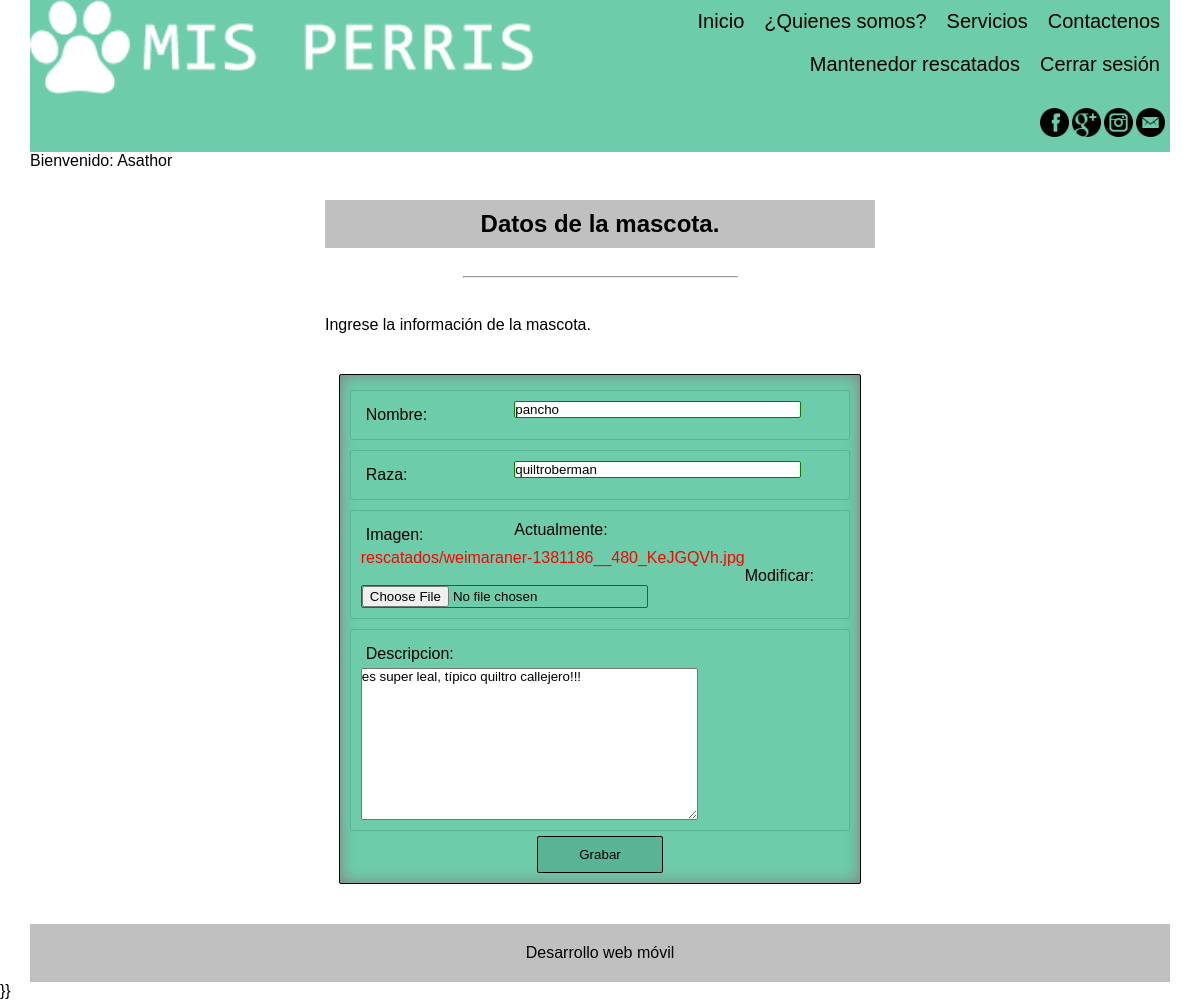
The page /modificarRescatado/30/ (signed in) on the database its author committed.
### misPerrisDJ/models.py (models this page shows, shortened)
class Mascota(models.Model):
    tipos = (('', 'Seleccione un estado.'), ('r', 'Rescatado'),
             ('a', 'Adoptado'), ('d', 'Disponible'))
    id = models.AutoField(primary_key=True)
    nombre = models.CharField(max_length=25)
    raza = models.CharField(max_length=30)
    estado = models.CharField(max_length=1, choices=tipos, default='r')
    descripcion = models.TextField(max_length=100)
    imagen = models.ImageField(upload_to='rescatados')
    class meta:
        ordering = ['nombre']

### misPerrisDJ/views.py (the view)
# urls.py: url(r'^modificarRescatado/(?P<pk>\d+)/$',
@login_required(login_url='iniciarSesion')
def modificarRescatado(request, pk):
    if not request.user.is_superuser:
        return redirect('sinAcceso')
    if request.method == "POST":
        form = nuevoRescatadoForm(request.POST, request.FILES)
        if form.is_valid():
            data = form.cleaned_data
            miMascota = Mascota.objects.get(id=pk)
            miMascota.nombre = data.get('nombre')
            miMascota.raza = data.get('raza')
            miMascota.imagen = data.get('imagen')
            miMascota.descripcion = data.get('descripcion')
            miMascota.save()
            return redirect('mantenedorRescatados')
    else:
        miMascota = Mascota.objects.get(id=pk)
        form = nuevoRescatadoForm(instance=miMascota)
    return render(request, "formularioRescatado.html", {'form': form})

### misPerrisDJ/forms.py
class nuevoRescatadoForm(ModelForm):
    class Meta:
        model = Mascota
        fields = ('nombre', 'raza', 'imagen', 'descripcion')

### misPerrisDJ/templates/formularioRescatado.html (shortened to what this page needs)
{% extends 'maqueta.html' %}
{% load staticfiles %}
    {% block cssHead %}
    <link rel="stylesheet" href="{% static 'css/normal.css' %}"> {% endblock %}
    {% block contenido %}
    <section>
        <div id="contenedorForm" class="contenedor-formulario">
            <h1>Datos de la mascota.</h1>
            <br>
            <hr><br>
            <p>
                Ingrese la información de la mascota.
            </p>
            <p>
            <form method="post" enctype="multipart/form-data">
                {% for field in form.visible_fields %}
                    <div class="contenedor-campo">
                        {{ field.label_tag }}
                        {{ field }}
                    </div>
                {% endfor %}
                <button class="boton" type="submit">Grabar</button>
            </form>
        </p>
        </div>
    </section>
    {% endblock %}

### misPerrisDJ/templates/maqueta.html (shortened to what this page needs)
{% load staticfiles %}
<!DOCTYPE html>
<html lang="es">
<head>
    <link rel="stylesheet" href="{% static 'css/maqueta.css' %}">
    {% block cssHead %}
    {% endblock %}
</head>
<body>
    <div class="contenedor-generico">
        <header>
            <div class="contenedor-header">
                <img src="{% static 'img/logo_mis_perris.png' %}" alt="Fundacion Mis Perris">
            </div>
            <nav class="contenedor-header">
                    <a href="{% url 'inicio' %}">Inicio</a>
                    <a href="#">¿Quienes somos?</a>
                    <a href="#">Servicios</a>
                    <a href="#">Contactenos</a>
                    {% if not request.user.is_authenticated %}
                        <a href="{% url 'iniciarSesion' %}">Iniciar sesión</a>
                    {% else %}
                        {% if request.user.is_superuser %}
                            <a href="{% url 'mantenedorRescatados' %}">Mantenedor rescatados</a>
                        {% else %}
                            <a href="{% url 'listaRescatados' %}">Rescatados disponibles</a>
                        {% endif %}
                        <a href="{% url 'cerrarSesion' %}">Cerrar sesión</a>
                    {% endif %}
            </nav>
            <div class="contenedor-redes-sociales">
                <a href="#">
                    <img src="{% static 'img/redes-sociales/facebook.png' %}" alt="Facebook">
                </a>
                <a href="#">
                    <img src="{% static 'img/redes-sociales/google+.png' %}" alt="Google+">
                </a>
                <a href="#">
                    <img src="{% static 'img/redes-sociales/instagram.png' %}" alt="instagram">
                </a>
                <a href="#">
                    <img src="{% static 'img/redes-sociales/mail.png' %}" alt="Correo electrónico">
                </a>
            </div>
        </header>
        <div>
            {% if request.user.is_authenticated %}
                {% if request.user.is_superuser %}
                    Bienvenido: {{ request.user.username|capfirst}} {{ request.user.last_name|capfirst }}
                {% else %}
                    Bienvenido:
                    <a href="{% url 'infoPersona' nomUsuario=request.user.username %}">{{ request.user.first_name|capfirst}} {{ request.user.last_name|capfirst }}</a>
                {% endif %}
            {% else %}
            Bienvenido: Usuario anónimo.
            {% endif %}
        </div>
        {% block contenido %} {% endblock %}
        <footer>
            <p>Desarrollo web móvil</p>
        </footer>
    </div>
     }}
</body>
</html>

### misPerrisDJ/static/css/maqueta.css (style rules this page uses)
.boton { padding: 10px; border: 1px solid black; border-radius: 2px; }

### misPerrisDJ/static/css/normal.css (style rules this page uses)
h1 { width: 100%; padding: 10px; text-align: center; background-color: silver }
.contenedor-formulario { margin: auto; padding: 10px; }
form { width: 95%; margin: auto; padding: 10px; border: 1px solid black; box-shadow: inset 0 0 1em gray; border-radius: 2px; display: flex; flex-flow: column nowrap; justify-content: center; align-items: center; background-color: #6dccaa; }
form a { text-align: right; text-decoration: none; color: red; }
.contenedor-campo { width: 100%; max-width: 100%; margin: 5px; padding: 10px; display: flex; flex-flow: row wrap; justify-content: flex-start; align-items: flex-start; border: 1px solid #58b494; border-radius: 2px; background-color: #6dccaa; }
form label { width: 30%; margin: 5px; }
form button { width: 25%; margin: auto; padding: 10px; background-color: #58b494; border: 1px solid black; border-radius: 2px; }
form input, form select { width: 60%; border-radius: 2px; }
form input:valid, form select:valid { border: 1px solid green }
hr { width: 50%; margin: auto; }

### misPerrisDJ/static/css/presentacion/estilos-comunes.css (style rules this page uses)
* { margin: 0; padding: 0; font-family: Arial; box-sizing: border-box; }
body { background-color: white; }
.contenedor-generico { background-color: white; width: 95%; max-width: 95%; margin: auto; display: flex; flex-flow: row wrap; justify-content: flex-start; align-items: stretch; }

### misPerrisDJ/static/css/presentacion/cabecera.css (style rules this page uses)
header { width: 100%; display: flex; flex-flow: row wrap; justify-content: flex-start; align-items: flex-start; background-color: #6dccaa; }
.contenedor-header { width: 50%; min-width: 50%; max-width: 50%; }
header img { width: 90%; max-width: 90%; min-width: 90%; }
header nav.contenedor-header { display: flex; flex-flow: row wrap; justify-content: flex-end; align-items: flex-start; }
header nav a { text-decoration: none; font-size: 20px; padding: 10px; margin: 0; text-align: center; text-decoration: none; color: black; }

### misPerrisDJ/static/css/presentacion/redes-sociales.css (style rules this page uses)
.contenedor-redes-sociales { width: 100%; height: 50px; max-height: 50px; margin: 2px; display: flex; flex-direction: row; justify-content: flex-end; align-items: center; }

### misPerrisDJ/static/css/presentacion/cuerpo-pagina.css (style rules this page uses)
section { width: 100%; display: flex; flex-flow: row wrap; justify-content: space-between; align-items: flex-start; background-color: white; }
section div { width: 50%; max-width: 50%; display: flex; flex-flow: column wrap; justify-content: space-between; }
section div h1, section div h3, section div p { margin-top: 20px; margin-bottom: 10px; }
hr { width: 5%; margin: 10px; size: 5px; color: black; }

### misPerrisDJ/static/css/presentacion/pie-pagina.css (style rules this page uses)
footer { width: 100%; padding: 20px; text-align: center; background-color: silver; }

### rows shown on the page
Mascota: visible_fields "pancho" "quiltroberman" "es super leal, típico quiltro callejero!!!"

### other values the page prints
{{ request.user.username|capfirst }} "Asathor"
{{ field.label_tag }} "Nombre:" "Raza:" "Imagen:" "Descripcion:"
